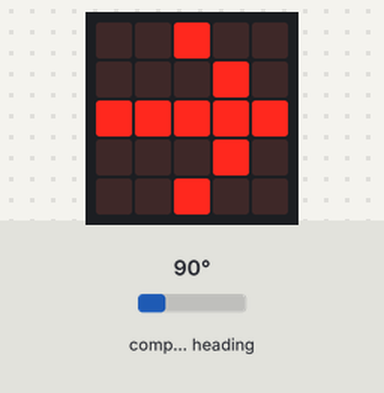
Simulated run of this program. Board: BBC micro:bit (MakeCode). Shown: the board's 5×5 LED display. The test bench sets the inputs (shaded band); at power-on: compass heading 90°. The compass is already calibrated.

Above: at 1.2 s.
1.3 s: compass heading set to 7°
At 2.5 s:
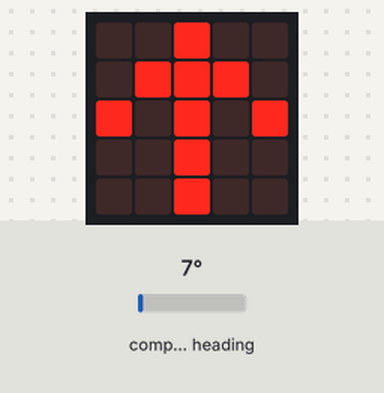
3.3 s: compass heading set to 180°
At 4.9 s:
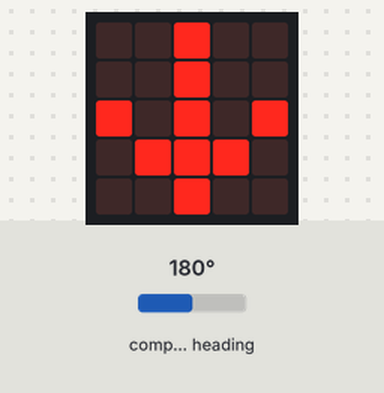
5.2 s: compass heading set to 269°
At 6.4 s:
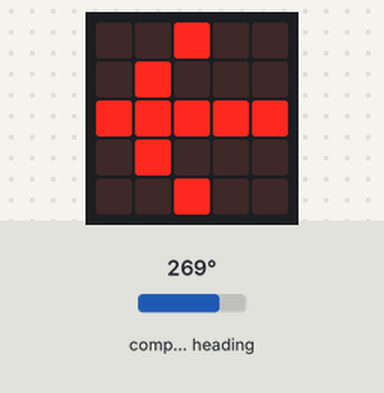
7.0 s: compass heading set to 64°
At 7.8 s:
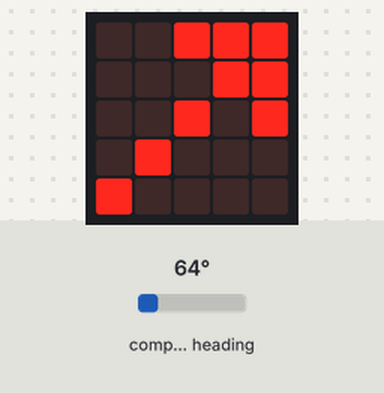
8.9 s: compass heading set to 206°
At 10.3 s:
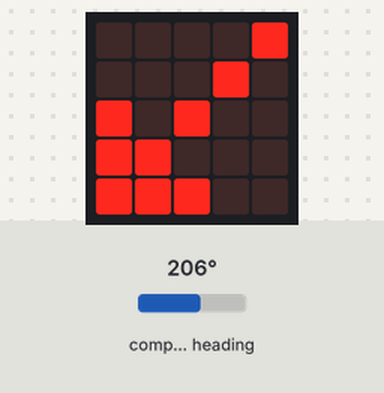
10.8 s: compass heading set to 90°
At 11.6 s:
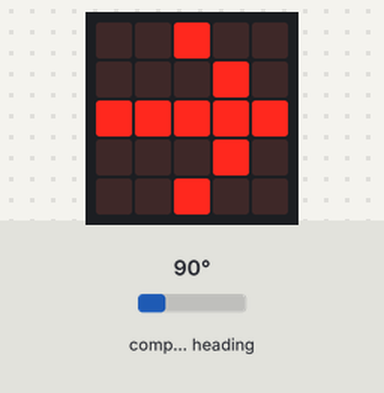
Timing chart, 0 to 13.6 s (numbered marks = the images above; inputs shaded):
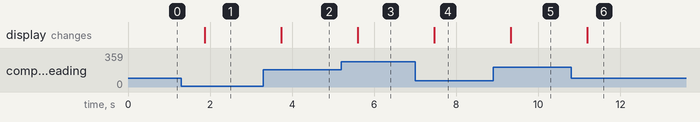

Measured:
- after the input at 1.3 s, the display: changes after 0.56 s (image 1)
- after the input at 3.3 s, the display: changes after 0.43 s (image 2)
- after the input at 5.2 s, the display: changes after 0.40 s (image 3)
- after the input at 7.0 s, the display: changes after 0.46 s (image 4)
- after the input at 8.9 s, the display: changes after 0.42 s (image 5)
- after the input at 10.8 s, the display: changes after 0.39 s (image 6)

The program:

main.ts
```typescript
let positions = []
let i = 4
while (i > -1) {
    for (let j = 0; j < 5; j++) {
        positions.push([i, j])
    }
    i += -1
}
basic.forever(function on_forever() {
    let pos: any;
    let mode = 0
    if (mode == 0) {
        if (22.5 < input.compassHeading() && input.compassHeading() < 67.5) {
            basic.showArrow(ArrowNames.NorthEast)
        } else if (67.5 < input.compassHeading() && input.compassHeading() < 112.5) {
            basic.showArrow(ArrowNames.East)
        } else if (112.5 < input.compassHeading() && input.compassHeading() < 157.5) {
            basic.showArrow(ArrowNames.SouthEast)
        } else if (157.5 < input.compassHeading() && input.compassHeading() < 202.5) {
            basic.showArrow(ArrowNames.South)
        } else if (202.5 < input.compassHeading() && input.compassHeading() < 247.5) {
            basic.showArrow(ArrowNames.SouthWest)
        } else if (247.5 < input.compassHeading() && input.compassHeading() < 292.5) {
            basic.showArrow(ArrowNames.West)
        } else if (292.5 < input.compassHeading() && input.compassHeading() < 337.5) {
            basic.showArrow(ArrowNames.NorthWest)
        } else if (337.5 < input.compassHeading() || input.compassHeading() < 22.5) {
            basic.showArrow(ArrowNames.North)
        }

    } else if (mode == 1) {
        for (let i = 0; i < Math.trunc(input.rotation(Rotation.Pitch) / 3.6); i++) {
            pos = positions[i]
            led.plot(pos[0], pos[1])
        }
    }

})
```

test.ts
```typescript
// les tests vont ici ; cela ne sera pas compilé si ce paquet est utilisé en tant qu'extension.
```
